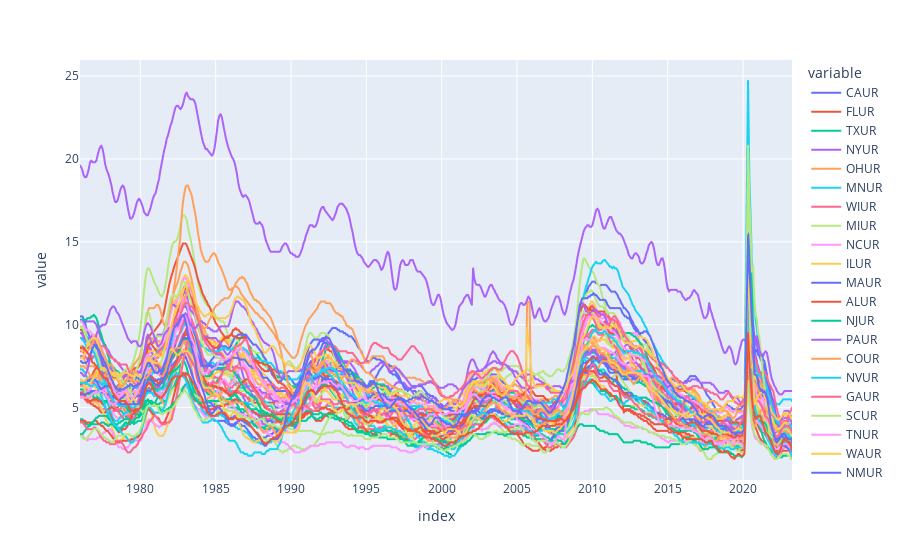

Notebook source saved alongside this figure:
### Markdown cell above
# PLOT STATES UNEMPLOYMENT RATE

### Code cell
px.line(unemp_result)

### Figure 1 — Plotly figure (JSON) as saved in the notebook; plotly's stock layout.template omitted (floating-point values rounded to 4 significant figures; data arrays with more than 128 entries replaced by an {"elided": "..."} marker saying what was removed)
{"data": [{"hovertemplate": "variable=CAUR<br>index=%{x}<br>value=%{y}<extra></extra>", "legendgroup": "CAUR", "line": {"color": "#636efa", "dash": "solid"}, "marker": {"symbol": "circle"}, "mode": "lines", "name": "CAUR", "showlegend": true, "type": "scattergl", "x": {"elided": "566 str values"}, "xaxis": "x", "y": {"elided": "566 float values"}, "yaxis": "y"}, {"hovertemplate": "variable=FLUR<br>index=%{x}<br>value=%{y}<extra></extra>", "legendgroup": "FLUR", "line": {"color": "#EF553B", "dash": "solid"}, "marker": {"symbol": "circle"}, "mode": "lines", "name": "FLUR", "showlegend": true, "type": "scattergl", "x": {"elided": "566 str values"}, "xaxis": "x", "y": {"elided": "566 float values"}, "yaxis": "y"}, {"hovertemplate": "variable=TXUR<br>index=%{x}<br>value=%{y}<extra></extra>", "legendgroup": "TXUR", "line": {"color": "#00cc96", "dash": "solid"}, "marker": {"symbol": "circle"}, "mode": "lines", "name": "TXUR", "showlegend": true, "type": "scattergl", "x": {"elided": "566 str values"}, "xaxis": "x", "y": {"elided": "566 float values"}, "yaxis": "y"}, {"hovertemplate": "variable=NYUR<br>index=%{x}<br>value=%{y}<extra></extra>", "legendgroup": "NYUR", "line": {"color": "#ab63fa", "dash": "solid"}, "marker": {"symbol": "circle"}, "mode": "lines", "name": "NYUR", "showlegend": true, "type": "scattergl", "x": {"elided": "566 str values"}, "xaxis": "x", "y": {"elided": "566 float values"}, "yaxis": "y"}, {"hovertemplate": "variable=OHUR<br>index=%{x}<br>value=%{y}<extra></extra>", "legendgroup": "OHUR", "line": {"color": "#FFA15A", "dash": "solid"}, "marker": {"symbol": "circle"}, "mode": "lines", "name": "OHUR", "showlegend": true, "type": "scattergl", "x": {"elided": "566 str values"}, "xaxis": "x", "y": {"elided": "566 float values"}, "yaxis": "y"}, {"hovertemplate": "variable=MNUR<br>index=%{x}<br>value=%{y}<extra></extra>", "legendgroup": "MNUR", "line": {"color": "#19d3f3", "dash": "solid"}, "marker": {"symbol": "circle"}, "mode": "lines", "name": "MNUR", "showlegend": true, "type": "scattergl", "x": {"elided": "566 str values"}, "xaxis": "x", "y": {"elided": "566 float values"}, "yaxis": "y"}, {"hovertemplate": "variable=WIUR<br>index=%{x}<br>value=%{y}<extra></extra>", "legendgroup": "WIUR", "line": {"color": "#FF6692", "dash": "solid"}, "marker": {"symbol": "circle"}, "mode": "lines", "name": "WIUR", "showlegend": true, "type": "scattergl", "x": {"elided": "566 str values"}, "xaxis": "x", "y": {"elided": "566 float values"}, "yaxis": "y"}, {"hovertemplate": "variable=MIUR<br>index=%{x}<br>value=%{y}<extra></extra>", "legendgroup": "MIUR", "line": {"color": "#B6E880", "dash": "solid"}, "marker": {"symbol": "circle"}, "mode": "lines", "name": "MIUR", "showlegend": true, "type": "scattergl", "x": {"elided": "566 str values"}, "xaxis": "x", "y": {"elided": "566 float values"}, "yaxis": "y"}, {"hovertemplate": "variable=NCUR<br>index=%{x}<br>value=%{y}<extra></extra>", "legendgroup": "NCUR", "line": {"color": "#FF97FF", "dash": "solid"}, "marker": {"symbol": "circle"}, "mode": "lines", "name": "NCUR", "showlegend": true, "type": "scattergl", "x": {"elided": "566 str values"}, "xaxis": "x", "y": {"elided": "566 float values"}, "yaxis": "y"}, {"hovertemplate": "variable=ILUR<br>index=%{x}<br>value=%{y}<extra></extra>", "legendgroup": "ILUR", "line": {"color": "#FECB52", "dash": "solid"}, "marker": {"symbol": "circle"}, "mode": "lines", "name": "ILUR", "showlegend": true, "type": "scattergl", "x": {"elided": "566 str values"}, "xaxis": "x", "y": {"elided": "566 float values"}, "yaxis": "y"}, {"hovertemplate": "variable=MAUR<br>index=%{x}<br>value=%{y}<extra></extra>", "legendgroup": "MAUR", "line": {"color": "#636efa", "dash": "solid"}, "marker": {"symbol": "circle"}, "mode": "lines", "name": "MAUR", "showlegend": true, "type": "scattergl", "x": {"elided": "566 str values"}, "xaxis": "x", "y": {"elided": "566 float values"}, "yaxis": "y"}, {"hovertemplate": "variable=ALUR<br>index=%{x}<br>value=%{y}<extra></extra>", "legendgroup": "ALUR", "line": {"color": "#EF553B", "dash": "solid"}, "marker": {"symbol": "circle"}, "mode": "lines", "name": "ALUR", "showlegend": true, "type": "scattergl", "x": {"elided": "566 str values"}, "xaxis": "x", "y": {"elided": "566 float values"}, "yaxis": "y"}, {"hovertemplate": "variable=NJUR<br>index=%{x}<br>value=%{y}<extra></extra>", "legendgroup": "NJUR", "line": {"color": "#00cc96", "dash": "solid"}, "marker": {"symbol": "circle"}, "mode": "lines", "name": "NJUR", "showlegend": true, "type": "scattergl", "x": {"elided": "566 str values"}, "xaxis": "x", "y": {"elided": "566 float values"}, "yaxis": "y"}, {"hovertemplate": "variable=PAUR<br>index=%{x}<br>value=%{y}<extra></extra>", "legendgroup": "PAUR", "line": {"color": "#ab63fa", "dash": "solid"}, "marker": {"symbol": "circle"}, "mode": "lines", "name": "PAUR", "showlegend": true, "type": "scattergl", "x": {"elided": "566 str values"}, "xaxis": "x", "y": {"elided": "566 float values"}, "yaxis": "y"}, {"hovertemplate": "variable=COUR<br>index=%{x}<br>value=%{y}<extra></extra>", "legendgroup": "COUR", "line": {"color": "#FFA15A", "dash": "solid"}, "marker": {"symbol": "circle"}, "mode": "lines", "name": "COUR", "showlegend": true, "type": "scattergl", "x": {"elided": "566 str values"}, "xaxis": "x", "y": {"elided": "566 float values"}, "yaxis": "y"}, {"hovertemplate": "variable=NVUR<br>index=%{x}<br>value=%{y}<extra></extra>", "legendgroup": "NVUR", "line": {"color": "#19d3f3", "dash": "solid"}, "marker": {"symbol": "circle"}, "mode": "lines", "name": "NVUR", "showlegend": true, "type": "scattergl", "x": {"elided": "566 str values"}, "xaxis": "x", "y": {"elided": "566 float values"}, "yaxis": "y"}, {"hovertemplate": "variable=GAUR<br>index=%{x}<br>value=%{y}<extra></extra>", "legendgroup": "GAUR", "line": {"color": "#FF6692", "dash": "solid"}, "marker": {"symbol": "circle"}, "mode": "lines", "name": "GAUR", "showlegend": true, "type": "scattergl", "x": {"elided": "566 str values"}, "xaxis": "x", "y": {"elided": "566 float values"}, "yaxis": "y"}, {"hovertemplate": "variable=SCUR<br>index=%{x}<br>value=%{y}<extra></extra>", "legendgroup": "SCUR", "line": {"color": "#B6E880", "dash": "solid"}, "marker": {"symbol": "circle"}, "mode": "lines", "name": "SCUR", "showlegend": true, "type": "scattergl", "x": {"elided": "566 str values"}, "xaxis": "x", "y": {"elided": "566 float values"}, "yaxis": "y"}, {"hovertemplate": "variable=TNUR<br>index=%{x}<br>value=%{y}<extra></extra>", "legendgroup": "TNUR", "line": {"color": "#FF97FF", "dash": "solid"}, "marker": {"symbol": "circle"}, "mode": "lines", "name": "TNUR", "showlegend": true, "type": "scattergl", "x": {"elided": "566 str values"}, "xaxis": "x", "y": {"elided": "566 float values"}, "yaxis": "y"}, {"hovertemplate": "variable=WAUR<br>index=%{x}<br>value=%{y}<extra></extra>", "legendgroup": "WAUR", "line": {"color": "#FECB52", "dash": "solid"}, "marker": {"symbol": "circle"}, "mode": "lines", "name": "WAUR", "showlegend": true, "type": "scattergl", "x": {"elided": "566 str values"}, "xaxis": "x", "y": {"elided": "566 float values"}, "yaxis": "y"}, {"hovertemplate": "variable=NMUR<br>index=%{x}<br>value=%{y}<extra></extra>", "legendgroup": "NMUR", "line": {"color": "#636efa", "dash": "solid"}, "marker": {"symbol": "circle"}, "mode": "lines", "name": "NMUR", "showlegend": true, "type": "scattergl", "x": {"elided": "566 str values"}, "xaxis": "x", "y": {"elided": "566 float values"}, "yaxis": "y"}, {"hovertemplate": "variable=KYUR<br>index=%{x}<br>value=%{y}<extra></extra>", "legendgroup": "KYUR", "line": {"color": "#EF553B", "dash": "solid"}, "marker": {"symbol": "circle"}, "mode": "lines", "name": "KYUR", "showlegend": true, "type": "scattergl", "x": {"elided": "566 str values"}, "xaxis": "x", "y": {"elided": "566 float values"}, "yaxis": "y"}, {"hovertemplate": "variable=VAUR<br>index=%{x}<br>value=%{y}<extra></extra>", "legendgroup": "VAUR", "line": {"color": "#00cc96", "dash": "solid"}, "marker": {"symbol": "circle"}, "mode": "lines", "name": "VAUR", "showlegend": true, "type": "scattergl", "x": {"elided": "566 str values"}, "xaxis": "x", "y": {"elided": "566 float values"}, "yaxis": "y"}, {"hovertemplate": "variable=ORUR<br>index=%{x}<br>value=%{y}<extra></extra>", "legendgroup": "ORUR", "line": {"color": "#ab63fa", "dash": "solid"}, "marker": {"symbol": "circle"}, "mode": "lines", "name": "ORUR", "showlegend": true, "type": "scattergl", "x": {"elided": "566 str values"}, "xaxis": "x", "y": {"elided": "566 float values"}, "yaxis": "y"}, {"hovertemplate": "variable=WVUR<br>index=%{x}<br>value=%{y}<extra></extra>", "legendgroup": "WVUR", "line": {"color": "#FFA15A", "dash": "solid"}, "marker": {"symbol": "circle"}, "mode": "lines", "name": "WVUR", "showlegend": true, "type": "scattergl", "x": {"elided": "566 str values"}, "xaxis": "x", "y": {"elided": "566 float values"}, "yaxis": "y"}, {"hovertemplate": "variable=ARUR<br>index=%{x}<br>value=%{y}<extra></extra>", "legendgroup": "ARUR", "line": {"color": "#19d3f3", "dash": "solid"}, "marker": {"symbol": "circle"}, "mode": "lines", "name": "ARUR", "showlegend": true, "type": "scattergl", "x": {"elided": "566 str values"}, "xaxis": "x", "y": {"elided": "566 float values"}, "yaxis": "y"}, {"hovertemplate": "variable=MOUR<br>index=%{x}<br>value=%{y}<extra></extra>", "legendgroup": "MOUR", "line": {"color": "#FF6692", "dash": "solid"}, "marker": {"symbol": "circle"}, "mode": "lines", "name": "MOUR", "showlegend": true, "type": "scattergl", "x": {"elided": "566 str values"}, "xaxis": "x", "y": {"elided": "566 float values"}, "yaxis": "y"}, {"hovertemplate": "variable=INUR<br>index=%{x}<br>value=%{y}<extra></extra>", "legendgroup": "INUR", "line": {"color": "#B6E880", "dash": "solid"}, "marker": {"symbol": "circle"}, "mode": "lines", "name": "INUR", "showlegend": true, "type": "scattergl", "x": {"elided": "566 str values"}, "xaxis": "x", "y": {"elided": "566 float values"}, "yaxis": "y"}, {"hovertemplate": "variable=AZUR<br>index=%{x}<br>value=%{y}<extra></extra>", "legendgroup": "AZUR", "line": {"color": "#FF97FF", "dash": "solid"}, "marker": {"symbol": "circle"}, "mode": "lines", "name": "AZUR", "showlegend": true, "type": "scattergl", "x": {"elided": "566 str values"}, "xaxis": "x", "y": {"elided": "566 float values"}, "yaxis": "y"}, {"hovertemplate": "variable=OKUR<br>index=%{x}<br>value=%{y}<extra></extra>", "legendgroup": "OKUR", "line": {"color": "#FECB52", "dash": "solid"}, "marker": {"symbol": "circle"}, "mode": "lines", "name": "OKUR", "showlegend": true, "type": "scattergl", "x": {"elided": "566 str values"}, "xaxis": "x", "y": {"elided": "566 float values"}, "yaxis": "y"}, {"hovertemplate": "variable=MDUR<br>index=%{x}<br>value=%{y}<extra></extra>", "legendgroup": "MDUR", "line": {"color": "#636efa", "dash": "solid"}, "marker": {"symbol": "circle"}, "mode": "lines", "name": "MDUR", "showlegend": true, "type": "scattergl", "x": {"elided": "566 str values"}, "xaxis": "x", "y": {"elided": "566 float values"}, "yaxis": "y"}, {"hovertemplate": "variable=UTUR<br>index=%{x}<br>value=%{y}<extra></extra>", "legendgroup": "UTUR", "line": {"color": "#EF553B", "dash": "solid"}, "marker": {"symbol": "circle"}, "mode": "lines", "name": "UTUR", "showlegend": true, "type": "scattergl", "x": {"elided": "566 str values"}, "xaxis": "x", "y": {"elided": "566 float values"}, "yaxis": "y"}, {"hovertemplate": "variable=IAUR<br>index=%{x}<br>value=%{y}<extra></extra>", "legendgroup": "IAUR", "line": {"color": "#00cc96", "dash": "solid"}, "marker": {"symbol": "circle"}, "mode": "lines", "name": "IAUR", "showlegend": true, "type": "scattergl", "x": {"elided": "566 str values"}, "xaxis": "x", "y": {"elided": "566 float values"}, "yaxis": "y"}, {"hovertemplate": "variable=AKUR<br>index=%{x}<br>value=%{y}<extra></extra>", "legendgroup": "AKUR", "line": {"color": "#ab63fa", "dash": "solid"}, "marker": {"symbol": "circle"}, "mode": "lines", "name": "AKUR", "showlegend": true, "type": "scattergl", "x": {"elided": "566 str values"}, "xaxis": "x", "y": {"elided": "566 float values"}, "yaxis": "y"}, {"hovertemplate": "variable=LAUR<br>index=%{x}<br>value=%{y}<extra></extra>", "legendgroup": "LAUR", "line": {"color": "#FFA15A", "dash": "solid"}, "marker": {"symbol": "circle"}, "mode": "lines", "name": "LAUR", "showlegend": true, "type": "scattergl", "x": {"elided": "566 str values"}, "xaxis": "x", "y": {"elided": "566 float values"}, "yaxis": "y"}, {"hovertemplate": "variable=CTUR<br>index=%{x}<br>value=%{y}<extra></extra>", "legendgroup": "CTUR", "line": {"color": "#19d3f3", "dash": "solid"}, "marker": {"symbol": "circle"}, "mode": "lines", "name": "CTUR", "showlegend": true, "type": "scattergl", "x": {"elided": "566 str values"}, "xaxis": "x", "y": {"elided": "566 float values"}, "yaxis": "y"}, {"hovertemplate": "variable=DCUR<br>index=%{x}<br>value=%{y}<extra></extra>", "legendgroup": "DCUR", "line": {"color": "#FF6692", "dash": "solid"}, "marker": {"symbol": "circle"}, "mode": "lines", "name": "DCUR", "showlegend": true, "type": "scattergl", "x": {"elided": "566 str values"}, "xaxis": "x", "y": {"elided": "566 float values"}, "yaxis": "y"}, {"hovertemplate": "variable=HIUR<br>index=%{x}<br>value=%{y}<extra></extra>", "legendgroup": "HIUR", "line": {"color": "#B6E880", "dash": "solid"}, "marker": {"symbol": "circle"}, "mode": "lines", "name": "HIUR", "showlegend": true, "type": "scattergl", "x": {"elided": "566 str values"}, "xaxis": "x", "y": {"elided": "566 float values"}, "yaxis": "y"}, {"hovertemplate": "variable=NEUR<br>index=%{x}<br>value=%{y}<extra></extra>", "legendgroup": "NEUR", "line": {"color": "#FF97FF", "dash": "solid"}, "marker": {"symbol": "circle"}, "mode": "lines", "name": "NEUR", "showlegend": true, "type": "scattergl", "x": {"elided": "566 str values"}, "xaxis": "x", "y": {"elided": "566 float values"}, "yaxis": "y"}, {"hovertemplate": "variable=MSUR<br>index=%{x}<br>value=%{y}<extra></extra>", "legendgroup": "MSUR", "line": {"color": "#FECB52", "dash": "solid"}, "marker": {"symbol": "circle"}, "mode": "lines", "name": "MSUR", "showlegend": true, "type": "scattergl", "x": {"elided": "566 str values"}, "xaxis": "x", "y": {"elided": "566 float values"}, "yaxis": "y"}, {"hovertemplate": "variable=MTUR<br>index=%{x}<br>value=%{y}<extra></extra>", "legendgroup": "MTUR", "line": {"color": "#636efa", "dash": "solid"}, "marker": {"symbol": "circle"}, "mode": "lines", "name": "MTUR", "showlegend": true, "type": "scattergl", "x": {"elided": "566 str values"}, "xaxis": "x", "y": {"elided": "566 float values"}, "yaxis": "y"}, {"hovertemplate": "variable=KSUR<br>index=%{x}<br>value=%{y}<extra></extra>", "legendgroup": "KSUR", "line": {"color": "#EF553B", "dash": "solid"}, "marker": {"symbol": "circle"}, "mode": "lines", "name": "KSUR", "showlegend": true, "type": "scattergl", "x": {"elided": "566 str values"}, "xaxis": "x", "y": {"elided": "566 float values"}, "yaxis": "y"}, {"hovertemplate": "variable=NDUR<br>index=%{x}<br>value=%{y}<extra></extra>", "legendgroup": "NDUR", "line": {"color": "#00cc96", "dash": "solid"}, "marker": {"symbol": "circle"}, "mode": "lines", "name": "NDUR", "showlegend": true, "type": "scattergl", "x": {"elided": "566 str values"}, "xaxis": "x", "y": {"elided": "566 float values"}, "yaxis": "y"}, {"hovertemplate": "variable=PRUR<br>index=%{x}<br>value=%{y}<extra></extra>", "legendgroup": "PRUR", "line": {"color": "#ab63fa", "dash": "solid"}, "marker": {"symbol": "circle"}, "mode": "lines", "name": "PRUR", "showlegend": true, "type": "scattergl", "x": {"elided": "566 str values"}, "xaxis": "x", "y": {"elided": "566 float values"}, "yaxis": "y"}, {"hovertemplate": "variable=MEUR<br>index=%{x}<br>value=%{y}<extra></extra>", "legendgroup": "MEUR", "line": {"color": "#FFA15A", "dash": "solid"}, "marker": {"symbol": "circle"}, "mode": "lines", "name": "MEUR", "showlegend": true, "type": "scattergl", "x": {"elided": "566 str values"}, "xaxis": "x", "y": {"elided": "566 float values"}, "yaxis": "y"}, {"hovertemplate": "variable=NHUR<br>index=%{x}<br>value=%{y}<extra></extra>", "legendgroup": "NHUR", "line": {"color": "#19d3f3", "dash": "solid"}, "marker": {"symbol": "circle"}, "mode": "lines", "name": "NHUR", "showlegend": true, "type": "scattergl", "x": {"elided": "566 str values"}, "xaxis": "x", "y": {"elided": "566 float values"}, "yaxis": "y"}, {"hovertemplate": "variable=WYUR<br>index=%{x}<br>value=%{y}<extra></extra>", "legendgroup": "WYUR", "line": {"color": "#FF6692", "dash": "solid"}, "marker": {"symbol": "circle"}, "mode": "lines", "name": "WYUR", "showlegend": true, "type": "scattergl", "x": {"elided": "566 str values"}, "xaxis": "x", "y": {"elided": "566 float values"}, "yaxis": "y"}, {"hovertemplate": "variable=SDUR<br>index=%{x}<br>value=%{y}<extra></extra>", "legendgroup": "SDUR", "line": {"color": "#B6E880", "dash": "solid"}, "marker": {"symbol": "circle"}, "mode": "lines", "name": "SDUR", "showlegend": true, "type": "scattergl", "x": {"elided": "566 str values"}, "xaxis": "x", "y": {"elided": "566 float values"}, "yaxis": "y"}, {"hovertemplate": "variable=IDUR<br>index=%{x}<br>value=%{y}<extra></extra>", "legendgroup": "IDUR", "line": {"color": "#FF97FF", "dash": "solid"}, "marker": {"symbol": "circle"}, "mode": "lines", "name": "IDUR", "showlegend": true, "type": "scattergl", "x": {"elided": "566 str values"}, "xaxis": "x", "y": {"elided": "566 float values"}, "yaxis": "y"}, {"hovertemplate": "variable=DEUR<br>index=%{x}<br>value=%{y}<extra></extra>", "legendgroup": "DEUR", "line": {"color": "#FECB52", "dash": "solid"}, "marker": {"symbol": "circle"}, "mode": "lines", "name": "DEUR", "showlegend": true, "type": "scattergl", "x": {"elided": "566 str values"}, "xaxis": "x", "y": {"elided": "566 float values"}, "yaxis": "y"}, {"hovertemplate": "variable=RIUR<br>index=%{x}<br>value=%{y}<extra></extra>", "legendgroup": "RIUR", "line": {"color": "#636efa", "dash": "solid"}, "marker": {"symbol": "circle"}, "mode": "lines", "name": "RIUR", "showlegend": true, "type": "scattergl", "x": {"elided": "566 str values"}, "xaxis": "x", "y": {"elided": "566 float values"}, "yaxis": "y"}, {"hovertemplate": "variable=VTUR<br>index=%{x}<br>value=%{y}<extra></extra>", "legendgroup": "VTUR", "line": {"color": "#EF553B", "dash": "solid"}, "marker": {"symbol": "circle"}, "mode": "lines", "name": "VTUR", "showlegend": true, "type": "scattergl", "x": {"elided": "566 str values"}, "xaxis": "x", "y": {"elided": "566 float values"}, "yaxis": "y"}], "layout": {"legend": {"title": {"text": "variable"}, "tracegroupgap": 0}, "margin": {"t": 60}, "xaxis": {"anchor": "y", "domain": [0, 1], "title": {"text": "index"}}, "yaxis": {"anchor": "x", "domain": [0, 1], "title": {"text": "value"}}}}
